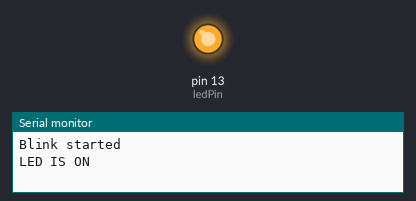
A sketch run on a simulated Arduino Uno, built with avr-gcc and run on an emulated ATmega328P. Shown: output pins drawn as LEDs (lit = HIGH), the last lines printed to the serial monitor.

Above: at 1.5 s.
At 6.07 s:
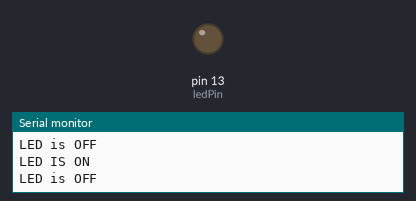
Timing chart, 0 to 7.0 s (numbered marks = the images above):
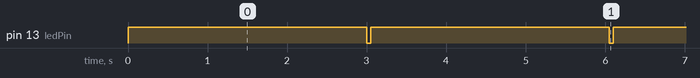

The sketch:

Assignment1Task2_NabilNurideen.ino
```cpp
// Variables - change these to change how the  LED behaves
int ledPin = 13;
int onTime = 3000;
int offTime = 50;


void setup() {
  pinMode (ledPin, OUTPUT);
  Serial.begin(9600);
  Serial.println("Blink started");
}

void loop() {
  digitalWrite(ledPin, HIGH);
  Serial.println("LED IS ON");
  delay(onTime);

  digitalWrite(ledPin, LOW);
  Serial.println("LED is OFF");
  delay(offTime);

}
```

Measured:
- by itself, pin 13 (ledPin): alternates HIGH for 3.0 s and LOW for 0.05 s
